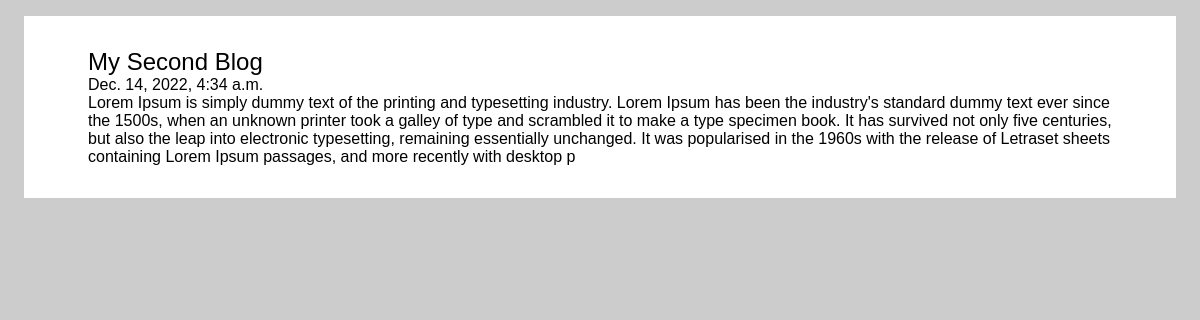
Page /blog/2 on the committed database.
### blogs/models.py (models this page shows)
class Blog(models.Model):
    title = models.CharField(max_length=100)
    body = models.CharField(max_length=500)
    created_at = models.DateTimeField(default=datetime.now, blank=True)

### blogs/views.py (the view)
# urls.py: 2. Add a URL to urlpatterns:  path('blog/', include('blog.urls'))
def blog(request,pk):
    blog = Blog.objects.get(id=pk)
    return render(request, 'blog.html', {'blog':blog})

### templates/blog.html (shortened to what this page needs)
{% load static %}
<!DOCTYPE html>
<html lang="en">
<head>
    <link rel="stylesheet" href="{%static 'style.css'%}">
</head>
<body>
    <main class="card">
        <div class="blog">
            <span class="title">{{blog.title}}</span>
            <span class="date">{{blog.created_at}}</span>
            <span class="body">{{blog.body}}</span>
        </div>
    </main>
</body>
</html>

### static/style.css (style rules this page uses)
body { background-color: #ccc; font-family: "Trebuchet MS", "Lucida Sans Unicode", "Lucida Grande", "Lucida Sans", Arial, sans-serif; }
.blog { background-color: white; display: flex; flex-direction: column; margin: 1rem; padding: 2rem 4rem; }
.title { font-size: 1.5rem; }

### rows in the picture
Blog: title "My Second Blog", created_at "Dec. 14, 2022, 4:34 a.m.", body "Lorem Ipsum is simply dummy text of the printing and typesetting industry. Lorem Ipsum has been the industry's standard dummy text ever since the 1500s, when an unknown printer took a galley of type and scrambled it to make a type specimen book. It has survived not only five centuries, but also the leap into electronic typesetting, remaining essentially unchanged. It was popularised in the 1960s with the release of Letraset sheets containing Lorem Ipsum passages, and more recently with desktop p"
